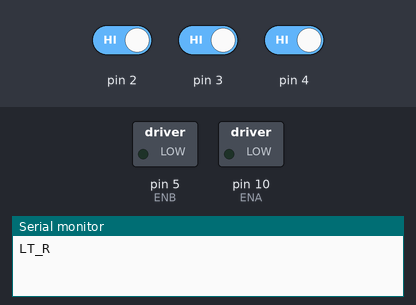
A sketch run on a simulated Arduino Uno, built with avr-gcc and run on an emulated ATmega328P. Shown: switched loads named in the sketch (green lamp = pin HIGH), the last lines printed to the serial monitor. The inputs (shaded band) are chosen by the test bench; at power-on: pin 2 HIGH, pin 3 HIGH, pin 4 HIGH.

Above: at 3.2 s.
3.3 s: pin 2 driven LOW
At 4.5 s:
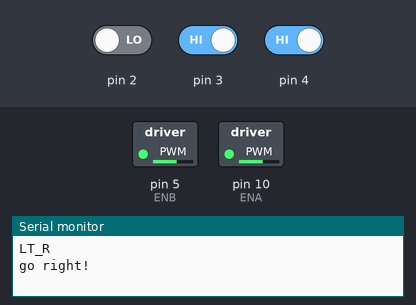
4.8 s: pin 2 driven HIGH and pin 3 driven LOW
6.3 s: pin 3 driven HIGH and pin 4 driven LOW
Timing chart, 0 to 9.3 s (numbered marks = the images above; inputs shaded):
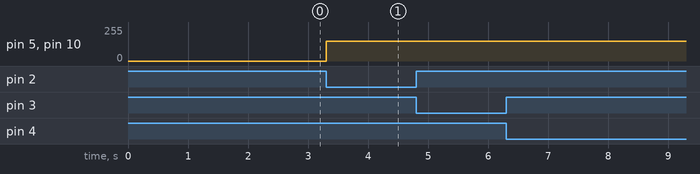

Measured:
- after the input at 3.3 s, pin 5 (ENB), pin 10 (ENA): 0/255 → 150/255 at once

The sketch:

Road_Runner_v02.ino
```cpp
//Line Tracking IO define
#define LT_R !digitalRead(2)
#define LT_M !digitalRead(3)
#define LT_L !digitalRead(4)

#define ENA 10
#define ENB 5
#define RightMotorA 9
#define LeftMotorA 8
#define RightMotorB 6
#define LeftMotorB 7


#define carSpeed 150
void colordetect(){


}

void forward(){
  digitalWrite(RightMotorA, HIGH);
  digitalWrite(LeftMotorA, LOW);
  digitalWrite(RightMotorB, HIGH);
  digitalWrite(LeftMotorB, LOW);
  analogWrite(ENA, carSpeed);
  analogWrite(ENB, carSpeed);
}

void back(){
  digitalWrite(RightMotorA, LOW);
  digitalWrite(LeftMotorA, LOW);
  digitalWrite(RightMotorB, HIGH);
  digitalWrite(LeftMotorB, HIGH);
  Serial.println("go back!");
  analogWrite(ENA, carSpeed);
  analogWrite(ENB, carSpeed);
}

void left(){
  digitalWrite(RightMotorA, HIGH);
  digitalWrite(LeftMotorA, LOW);
  digitalWrite(RightMotorB, LOW);
  digitalWrite(LeftMotorB, HIGH);
  analogWrite(ENA, carSpeed);
  analogWrite(ENB, carSpeed);
}

void right(){
  digitalWrite(RightMotorA, LOW);
  digitalWrite(LeftMotorA, HIGH);
  digitalWrite(RightMotorB, HIGH);
  digitalWrite(LeftMotorB, LOW);
  analogWrite(ENA, carSpeed);
  analogWrite(ENB, carSpeed);
}

void stop(){
   digitalWrite(ENA, LOW);
   digitalWrite(ENB, LOW);
   Serial.println("Stop!");
}

void linetrack() {
  if(LT_M && !LT_L && !LT_R){
    Serial.println("go forward!");
    while(LT_M && !LT_L && !LT_R){
      forward();
    }
  }
  else if(LT_R && !LT_M && !LT_L) {
    Serial.println("go right!");
    while(LT_R && !LT_M && !LT_L){
      right();
    }
  }
  else if(LT_L && !LT_M && !LT_R) {
    Serial.println("go left!");
    while(LT_L && !LT_M && !LT_R){
      left();
    }
  }
}

void setup(){
  Serial.begin(9600);
  pinMode(LT_R,INPUT);
  pinMode(LT_M,INPUT);
  pinMode(LT_L,INPUT);
  Serial.println("LT_R");
//  Serial.println("LT_M");
//  Serial.println("LT_L");
  delay(2000);
}

void loop(){
  if(LT_M && !LT_L && !LT_R){
    Serial.println("go forward!");
    while(LT_M && !LT_L && !LT_R){
      forward();
    }
  }
  else if(LT_R && !LT_M && !LT_L) {
    Serial.println("go right!");
    while(LT_R && !LT_M && !LT_L){
      right();
    }
  }
  else if(LT_L && !LT_M && !LT_R) {
    Serial.println("go left!");
    while(LT_L && !LT_M && !LT_R){
      left();
    }
  }
}
```
